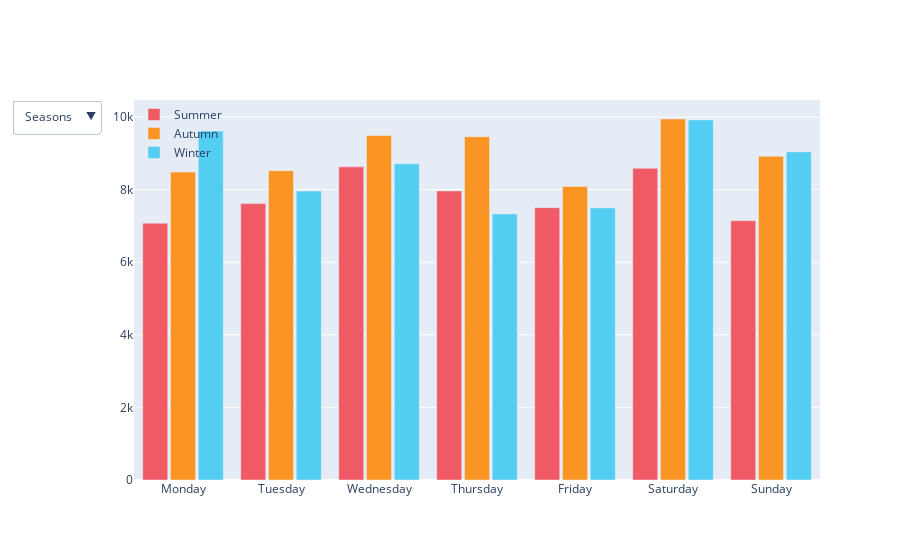

The notebook cell saved with this chart:
### Markdown cell above
Now as an example, lets visualise Participant 8's average step count across the week for different seasons.

_please first click on the drop down menu to select the graph_

### Code cell
# This is an interactive graph allows you to compares the seasons but also each season by it self. Able to analyse the trends separately
# THIS CODE BLOCK DOES NOT NEED TO BE CHANGED when switching participants!!! Just rerun this block!
# Initialize figure
fig = go.Figure()

# Add Traces which are basically the layers for the graph, set colours to colours that are typically associated with each season
fig.add_trace(
    go.Bar(name='Summer', x=Sum["WeekDay"], y=Sum['Steps'],marker_color='rgb(240, 90, 101)'))

fig.add_trace(
    go.Bar(name='Autumn', x=Aut["WeekDay"], y=Aut['Steps'],marker_color='rgb(250, 148, 34)'))

fig.add_trace(
    go.Bar(name='Winter', x=Win["WeekDay"], y=Win['Steps'],marker_color='rgb(83, 205, 241)'))

# put the traces together with a drop down menu, along with title, x-axis label, y-axis label
fig.update_layout(
    updatemenus=[
        dict(
            active=0,
            buttons=list([
                dict(label="Seasons",
                     method="update",
                     args=[{"visible": [True, True, True]},
                           {"title": "Average step count of days of the week over in different seasons",
                           'xaxis': {'title': 'Day of the Week'},
                          'yaxis': {'title': 'Average Step Count'}}]),
                dict(label="Summer",
                     method="update",
                     args=[{"visible": [True, False, False]},
                           {"title": "Average step count of days of the week over in Summer",
                           'xaxis': {'title': 'Day of the Week'},
                          'yaxis': {'title': 'Average Step Count'}}]),
                dict(label="Autumn",
                     method="update",
                     args=[{"visible": [False, True, False]},
                           {"title": "Average step count of days of the week over in Autumn",
                           'xaxis': {'title': 'Day of the Week'},
                          'yaxis': {'title': 'Average Step Count'}}]),
                dict(label="Winter",
                     method="update",
                     args=[{"visible": [False,False, True]},
                           {"title": "Average step count of days of the week over in Winter",
                           'xaxis': {'title': 'Day of the Week'},
                          'yaxis': {'title': 'Average Step Count'}}])
                
                
            ]),
        )
    ])

# Update the positioning of title and gap between bars.
fig.update_layout(
    title_x=0.5,
    
        legend=dict(
            x=0,
            y=1.0,
            bgcolor='rgba(255, 255, 255, 0)',
            bordercolor='rgba(255, 255, 255, 0)'
        ),
        barmode='group',
        bargap=0.15, # gap between bars of adjacent location coordinates.
        bargroupgap=0.1 # gap between bars of the same location coordinate.
    )

### Figure 1 — Plotly figure (JSON) as saved in the notebook; plotly's stock layout.template omitted (floating-point values rounded to 4 significant figures)
{"data": [{"marker": {"color": "rgb(240, 90, 101)"}, "name": "Summer", "type": "bar", "x": ["Monday", "Tuesday", "Wednesday", "Thursday", "Friday", "Saturday", "Sunday"], "y": [7076.0, 7613.0, 8626.0, 7964.0, 7503.0, 8585.0, 7144.0]}, {"marker": {"color": "rgb(250, 148, 34)"}, "name": "Autumn", "type": "bar", "x": ["Monday", "Tuesday", "Wednesday", "Thursday", "Friday", "Saturday", "Sunday"], "y": [8482.0, 8519.0, 9492.0, 9458.0, 8086.0, 9944.0, 8916.0]}, {"marker": {"color": "rgb(83, 205, 241)"}, "name": "Winter", "type": "bar", "x": ["Monday", "Tuesday", "Wednesday", "Thursday", "Friday", "Saturday", "Sunday"], "y": [9612.0, 7959.0, 8712.0, 7329.0, 7495.0, 9919.0, 9037.0]}], "layout": {"bargap": 0.15, "bargroupgap": 0.1, "barmode": "group", "legend": {"bgcolor": "rgba(255, 255, 255, 0)", "bordercolor": "rgba(255, 255, 255, 0)", "x": 0, "y": 1}, "title": {"x": 0.5}, "updatemenus": [{"active": 0, "buttons": [{"args": [{"visible": [true, true, true]}, {"title": "Average step count of days of the week over in different seasons", "xaxis": {"title": "Day of the Week"}, "yaxis": {"title": "Average Step Count"}}], "label": "Seasons", "method": "update"}, {"args": [{"visible": [true, false, false]}, {"title": "Average step count of days of the week over in Summer", "xaxis": {"title": "Day of the Week"}, "yaxis": {"title": "Average Step Count"}}], "label": "Summer", "method": "update"}, {"args": [{"visible": [false, true, false]}, {"title": "Average step count of days of the week over in Autumn", "xaxis": {"title": "Day of the Week"}, "yaxis": {"title": "Average Step Count"}}], "label": "Autumn", "method": "update"}, {"args": [{"visible": [false, false, true]}, {"title": "Average step count of days of the week over in Winter", "xaxis": {"title": "Day of the Week"}, "yaxis": {"title": "Average Step Count"}}], "label": "Winter", "method": "update"}]}]}}
